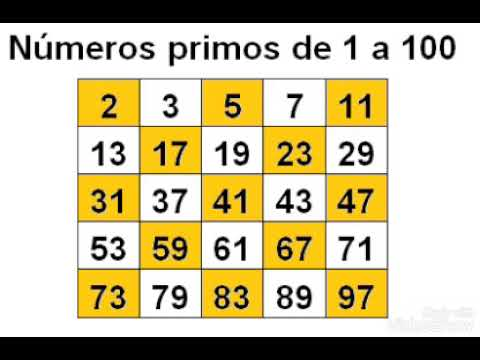
#> input picture img/tabela1.jpg, 480 x 360 px
$ python contornos.py   (older library calls are emulated)
#> lines starting #> are read from the running program, lines starting #| are printed output that depends on the picture; after the words box and inside, x2 and y2 are one past the last pixel; in counts of white or black regions, pixels touching at a corner belong together
#> further down, img is the input picture: shape (360, 480, 3); mean B, G, R 158.6, 191, 200.1
import  cv2
#import mahotas
from matplotlib import pyplot as plt
import numpy as np
class Contornos:
                def contornos(self,img):
                    imgray = cv2.cvtColor(img,cv2.COLOR_BGR2GRAY)
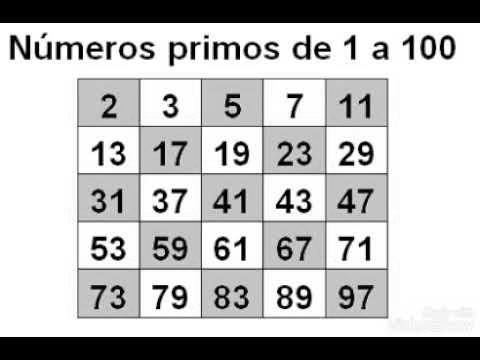
#> imgray: shape (360, 480); min 0, max 255, mean 190
                    suave = cv2.GaussianBlur(imgray, (7, 7), 0)  # aplica blur
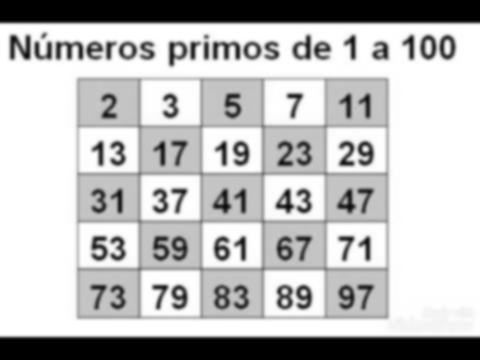
#> suave: shape (360, 480); min 0, max 255, mean 190
                    (T, img2) = cv2.threshold(suave, 160, 255, cv2.THRESH_BINARY)
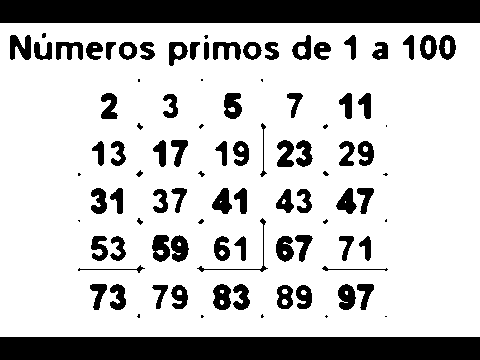
#> img2: shape (360, 480); 77.8% white; 96 black regions (20 under 20 px), largest, box (x1, y1, x2, y2) and area: (0, 0, 480, 23) 11040, (0, 337, 480, 360) 11040, (10, 35, 31, 60) 365
                    ret2, th3 = cv2.threshold(suave, 0, 255, cv2.THRESH_BINARY + cv2.THRESH_OTSU)
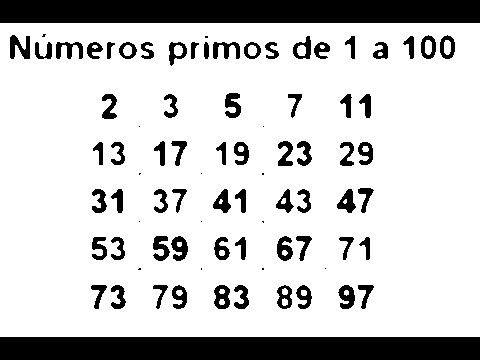
#> th3: shape (360, 480); 80.3% white; 82 black regions (14 under 20 px), largest, box (x1, y1, x2, y2) and area: (0, 0, 480, 23) 11040, (0, 337, 480, 360) 11040, (10, 35, 30, 59) 298
#> ret2 = 130
                    canny1 = cv2.Canny(th3, 20, 120)
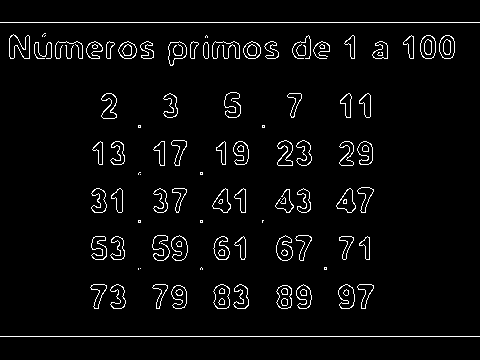
#> canny1: shape (360, 480); 3.8% white in thin lines or dots, all inside (x1, y1, x2, y2) = (0, 22, 480, 337)
                    (image,contours) = cv2.findContours(canny1,cv2.RETR_TREE,cv2.CHAIN_APPROX_SIMPLE)
#> image = 192 contours, 44 with area under 20; largest, box (x1, y1, x2, y2) and area: (213, 284, 230, 309) 318, (213, 284, 230, 309) 310, (9, 34, 30, 59) 297, (420, 35, 436, 59) 294, (439, 35, 455, 59) 292; contours = 192 rows, first 6: [1, -1, -1, -1], [7, 0, 2, -1], [-1, -1, 3, 1], [5, -1, 4, 2], [-1, -1, -1, 3], [-1, 3, 6, 2]
                    img = cv2.drawContours(img,image,-1,(0,255,0),3)
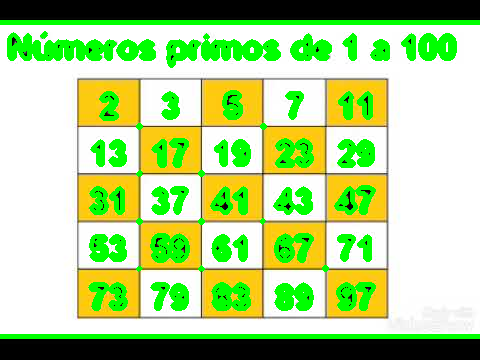
#> img: shape (360, 480, 3); 16.95% of pixels changed, all inside (x1, y1, x2, y2) = (0, 20, 480, 339)
                    cv2.imshow("Contornos",img)
                    cv2.waitKey(0)
if __name__ == '__main__':
    img = cv2.imread("../img/tabela1.jpg");  # 257
    obj = Contornos()
    obj.contornos(img)

$ run again, with img/tabela2.jpg copied over img/tabela1.jpg
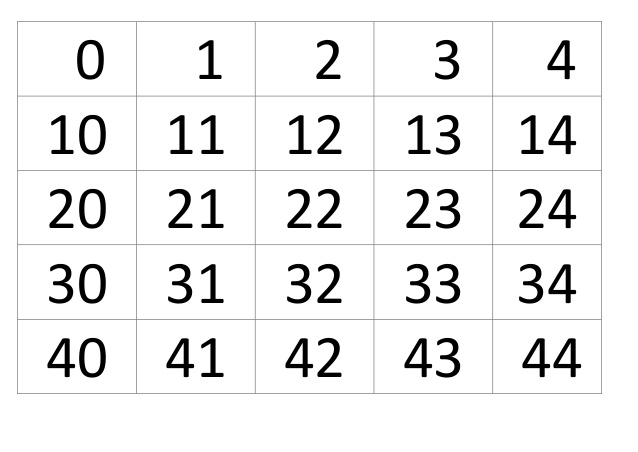
#> input picture img/tabela2.jpg, 638 x 452 px
#> img is the input picture: shape (452, 638, 3); min 0, max 255, mean 238.2
#> img2: shape (452, 638); 93.1% white; 45 black regions, largest, box (x1, y1, x2, y2) and area: (79, 114, 106, 155) 542, (79, 188, 106, 229) 542, (77, 40, 104, 80) 541
#> th3: shape (452, 638); 92.9% white; 45 black regions, largest, box (x1, y1, x2, y2) and area: (79, 114, 106, 155) 554, (79, 337, 106, 378) 554, (77, 39, 104, 80) 553
#> ret2 = 163
#> in contornos, `canny1 = cv2.Canny(th3, 20, 120)`:
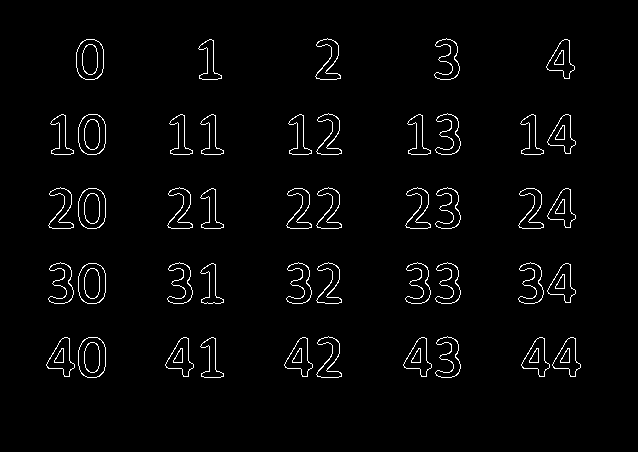
#> canny1: shape (452, 638); 2.4% white in thin lines or dots, all inside (x1, y1, x2, y2) = (46, 38, 581, 378)
#> image = 120 contours; largest, box (x1, y1, x2, y2) and area: (78, 337, 106, 378) 938, (78, 114, 106, 155) 938, (78, 263, 106, 304) 936, (78, 188, 106, 229) 936, (76, 39, 104, 80) 936; contours = 120 rows, first 6: [4, -1, 1, -1], [-1, -1, 2, 0], [-1, -1, 3, 1], [-1, -1, -1, 2], [8, 0, 5, -1], [-1, -1, 6, 4]
#> in contornos, `img = cv2.drawContours(img,image,-1,(0,255,0),3)`:
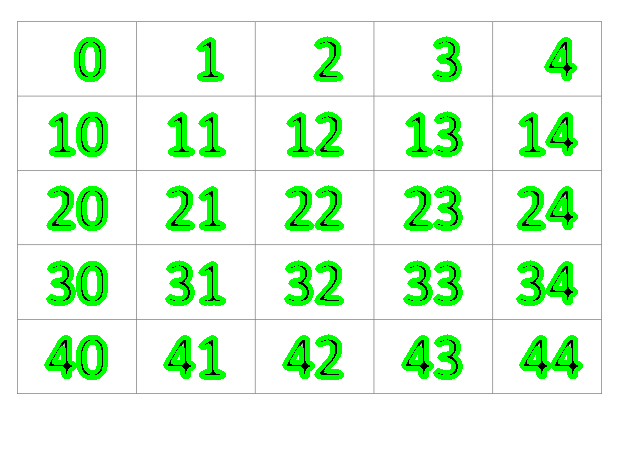
#> img: shape (452, 638, 3); 11.18% of pixels changed, all inside (x1, y1, x2, y2) = (44, 36, 583, 380)
